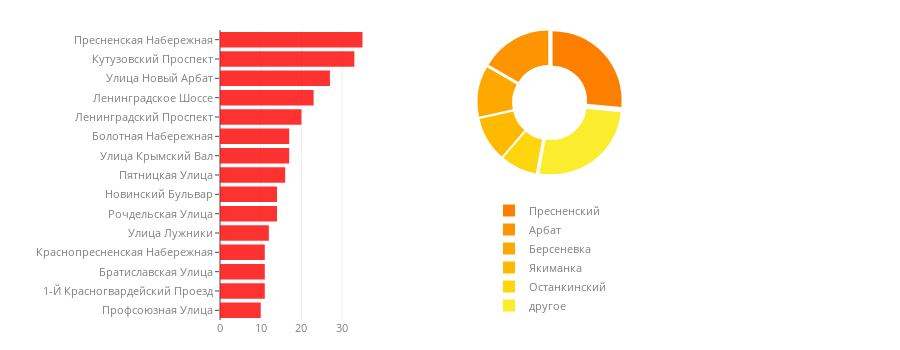

The code cell stored with this chart in its notebook:
### Code cell
def area_normalize(s):
    stopword = "район"
    return s.replace(stopword, "").strip()


def street_normalize(s):
    return s.title()


areas = list(map(area_normalize, areas))
streets = list(map(street_normalize, streets))

N_TOP_AREAS = 5
HOLE = 0.5
PULL = 0.05
PIE_AREA_X = [0.1, 1.0]
PIE_AREA_Y = [0.5, 1.0]
BAR_CHART_OPACITY = 0.8
BAR_CHART_COLOR = 'red'
BAR_CHART_CM = "Wistia"
BAR_CHART_LEGEND_X = 0.55
BAR_CHART_LEGEND_Y = 0.0

colormap = matplotlib.cm.get_cmap(BAR_CHART_CM)
norm_val = np.linspace(1.0, 0.2, N_TOP_AREAS + 1)
pieces_colors = list(map(lambda x: matplotlib.colors.rgb2hex(colormap(x)), 
                         norm_val))

data = [go.Bar(y=streets, 
                x=street_activity,
                marker=dict(color='red'), 
                orientation='h', 
                opacity=BAR_CHART_OPACITY, 
                showlegend=False),
        
        go.Pie(values=area_activity[:N_TOP_AREAS]+[sum(area_activity[N_TOP_AREAS+1:])],
                labels=areas[:N_TOP_AREAS]+["другое"],
                domain=dict(x=PIE_AREA_X, y=PIE_AREA_Y),
                hoverinfo="label+percent",
                textinfo='none', 
                hole=HOLE,
                sort=False,
                showlegend=True,
                marker=dict(colors=pieces_colors), 
                pull=PULL
              )]

FONT_SIZE = 11
TICK_LEN = 4
PLOT_HEIGHT = 350
PLOT_WIDTH = 900
BAR_CHART_AREA_X = [0, 0.25]
BAR_CHART_AREA_Y = [0, 1.0]
MARGIN = go.layout.Margin(l=220, t=30, b=30)

layout = go.Layout(height=PLOT_HEIGHT, width=PLOT_WIDTH, 
                   showlegend=True, margin=MARGIN, 
                   xaxis=dict(domain=BAR_CHART_AREA_X),
                   legend=dict(font=dict(size=FONT_SIZE, color='grey'),
                               yanchor='bottom', 
                               xanchor='center', 
                               x=BAR_CHART_LEGEND_X, 
                               y=BAR_CHART_LEGEND_Y),
                   font=dict(size=FONT_SIZE, color='grey'),
                   yaxis=dict(domain=BAR_CHART_AREA_Y, 
                              autorange="reversed", 
                              ticklen=TICK_LEN)
                  )

fig = go.Figure(data=data, layout=layout)
py.iplot(fig, show_link=False)

### Figure 1 — Plotly figure (JSON) as saved in the notebook; plotly's stock layout.template omitted (floating-point values rounded to 4 significant figures)
{"data": [{"marker": {"color": "red"}, "opacity": 0.8, "orientation": "h", "showlegend": false, "type": "bar", "uid": "1413cf4a-ddf6-11e8-a986-3c15c2cf2370", "x": [35, 33, 27, 23, 20, 17, 17, 16, 14, 14, 12, 11, 11, 11, 10], "y": ["Пресненская Набережная", "Кутузовский Проспект", "Улица Новый Арбат", "Ленинградское Шоссе", "Ленинградский Проспект", "Болотная Набережная", "Улица Крымский Вал", "Пятницкая Улица", "Новинский Бульвар", "Рочдельская Улица", "Улица Лужники", "Краснопресненская Набережная", "Братиславская Улица", "1-Й Красногвардейский Проезд", "Профсоюзная Улица"]}, {"domain": {"x": [0.1, 1], "y": [0.5, 1]}, "hole": 0.5, "hoverinfo": "label+percent", "labels": ["Пресненский", "Арбат", "Берсеневка", "Якиманка", "Останкинский", "другое"], "marker": {"colors": ["#fc7f00", "#fe9400", "#ffa800", "#ffba00", "#ffd50e", "#faed2d"]}, "pull": 0.05, "showlegend": true, "sort": false, "textinfo": "none", "type": "pie", "uid": "1415aa86-ddf6-11e8-9bfb-3c15c2cf2370", "values": [117, 73, 52, 45, 37, 116]}], "layout": {"font": {"color": "grey", "size": 11}, "height": 350, "legend": {"font": {"color": "grey", "size": 11}, "x": 0.55, "xanchor": "center", "y": 0, "yanchor": "bottom"}, "margin": {"b": 30, "l": 220, "t": 30}, "showlegend": true, "width": 900, "xaxis": {"domain": [0, 0.25]}, "yaxis": {"autorange": "reversed", "domain": [0, 1], "ticklen": 4}}}
